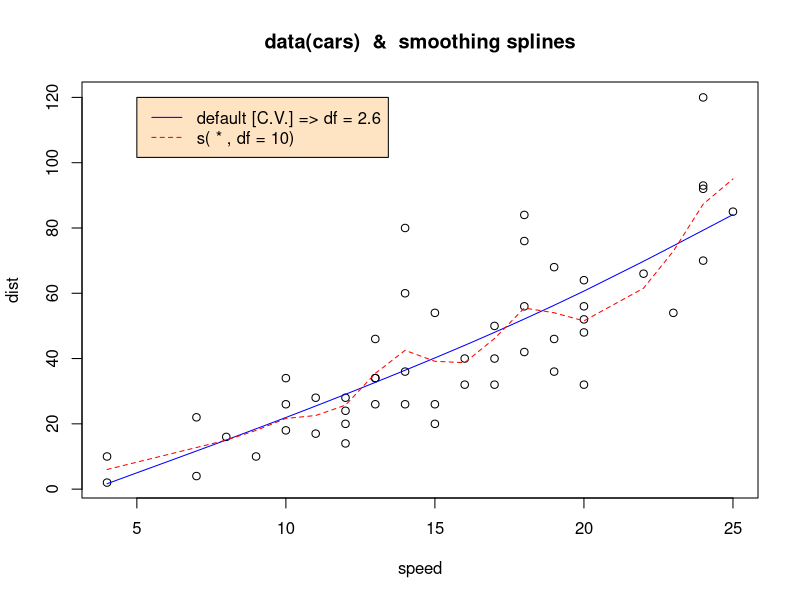
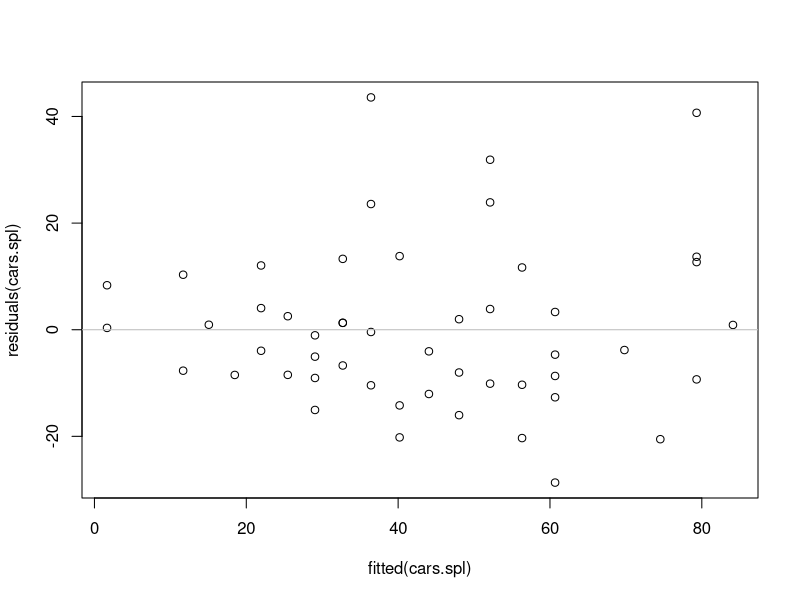
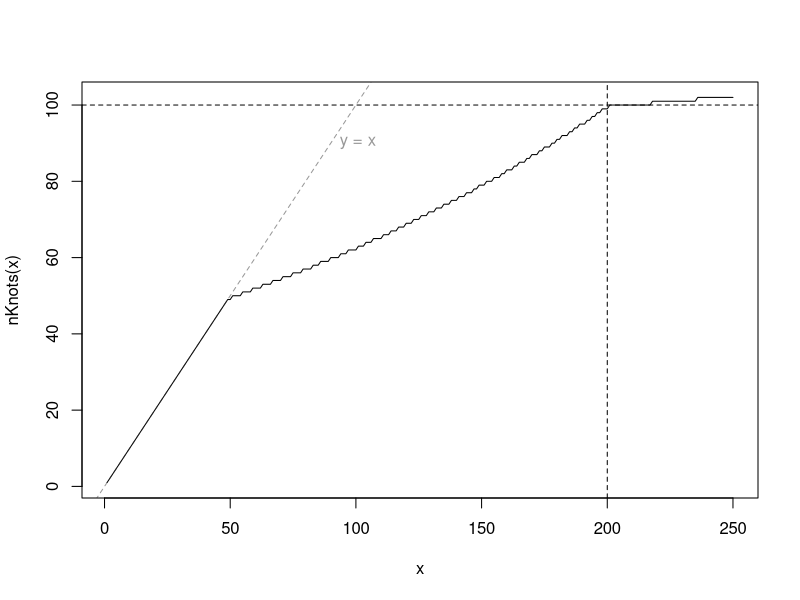
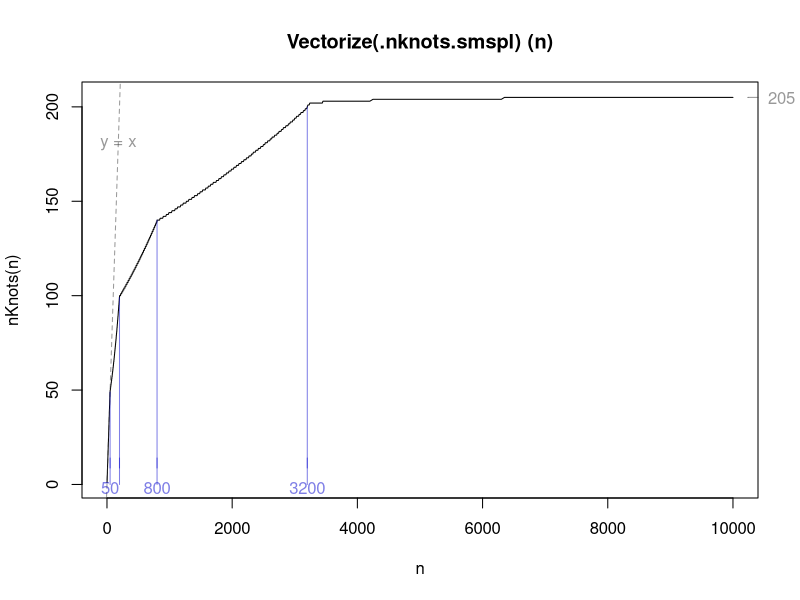
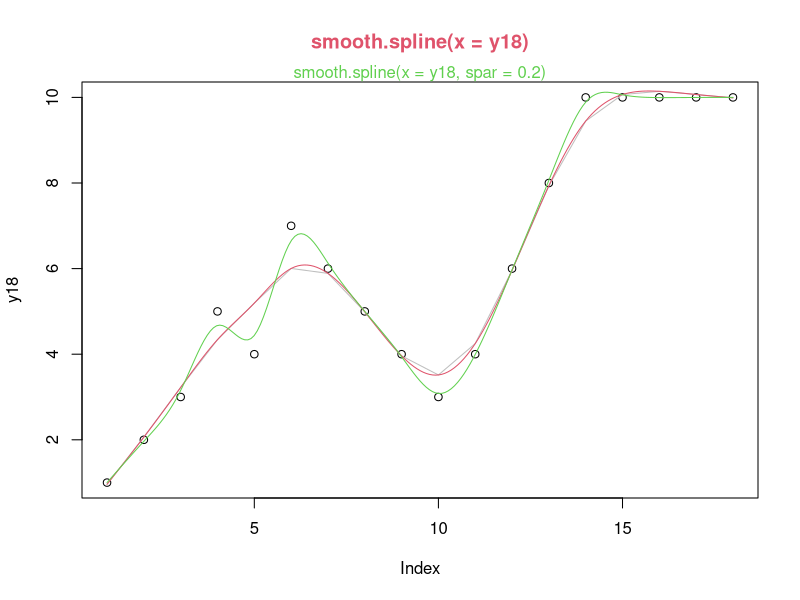

These figures' R source, in order:
require(graphics)

attach(cars)
plot(speed, dist, main = "data(cars)  &  smoothing splines")
cars.spl <- smooth.spline(speed, dist)
(cars.spl)
## This example has duplicate points, so avoid cv = TRUE

lines(cars.spl, col = "blue")
lines(smooth.spline(speed, dist, df = 10), lty = 2, col = "red")
legend(5,120,c(paste("default [C.V.] => df =",round(cars.spl$df,1)),
               "s( * , df = 10)"), col = c("blue","red"), lty = 1:2,
       bg = 'bisque')
detach()


## Residual (Tukey Anscombe) plot:
plot(residuals(cars.spl) ~ fitted(cars.spl))
abline(h = 0, col = "gray")

## consistency check:
stopifnot(all.equal(cars$dist,
                    fitted(cars.spl) + residuals(cars.spl)))

## Visualize the behavior of  .nknots.smspl()
nKnots <- Vectorize(.nknots.smspl) ; c.. <- adjustcolor("gray20",.5)
curve(nKnots, 1, 250, n=250)
abline(0,1, lty=2, col=c..); text(90,90,"y = x", col=c.., adj=-.25)
abline(h=100,lty=2); abline(v=200, lty=2)

n <- c(1:799, seq(800, 3490, by=10), seq(3500, 10000, by = 50))
plot(n, nKnots(n), type="l", main = "Vectorize(.nknots.smspl) (n)")
abline(0,1, lty=2, col=c..); text(180,180,"y = x", col=c..)
n0 <- c(50, 200, 800, 3200); c0 <- adjustcolor("blue3", .5)
lines(n0, nKnots(n0), type="h", col=c0)
axis(1, at=n0, line=-2, col.ticks=c0, col=NA, col.axis=c0)
axis(4, at=.nknots.smspl(10000), line=-.5, col=c..,col.axis=c.., las=1)

##-- artificial example
y18 <- c(1:3, 5, 4, 7:3, 2*(2:5), rep(10, 4))
xx  <- seq(1, length(y18), len = 201)
(s2  <- smooth.spline(y18)) # GCV
(s02  <- smooth.spline(y18, spar = 0.2))
(s02. <- smooth.spline(y18, spar = 0.2, cv = NA))
plot(y18, main = deparse(s2$call), col.main = 2)
lines(s2, col = "gray"); lines(predict(s2, xx), col = 2)
lines(predict(s02, xx), col = 3); mtext(deparse(s02$call), col = 3)



## The following shows the problematic behavior of 'spar' searching:
(s2  <- smooth.spline(y18, control =
                        list(trace = TRUE, tol = 1e-6, low = -1.5)))
(s2m <- smooth.spline(y18, cv = TRUE, control =
                        list(trace = TRUE, tol = 1e-6, low = -1.5)))
## both above do quite similarly (Df = 8.5 +- 0.2)